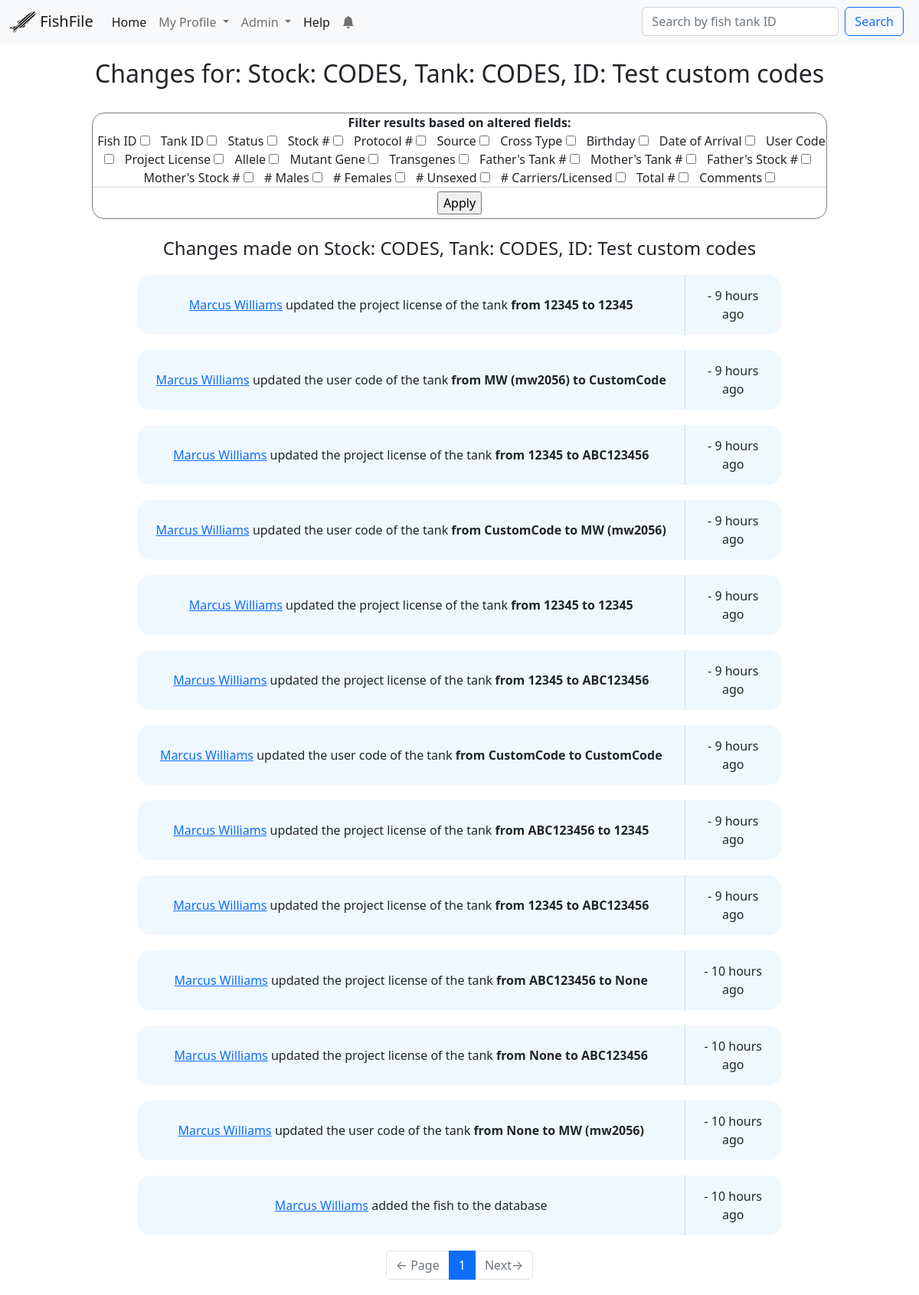
Screenshot of /fish/12/changes/all (signed in) with the database file from the repository.
### app/models.py (models this page shows, shortened)
class Fish(db.Model):
    id = db.Column(db.Integer, primary_key=True)
    fish_id = db.Column(db.String(264), index=True)
    tank_id = db.Column(db.String(32), index=True)
    status = db.Column(db.String(32), index=True, default="Alive")
    stock = db.Column(db.String(32), index=True)
    source = db.Column(db.String(32))
    protocol = db.Column(db.Integer, index=True)
    birthday = db.Column(db.Date, index=True)
    date_of_arrival = db.Column(db.Date, index=True)
    months = db.Column(db.Integer, default=0)
    age_reminder = db.Column(db.String(64), default="Not sent")
    mutant_gene = db.Column(db.Text())
    transgenes = db.Column(db.Text())
    cross_type = db.Column(db.String(64))
    comments = db.Column(db.Text())
    added = db.Column(db.DateTime, default=datetime.utcnow)
    father_id = db.Column(db.Integer, db.ForeignKey("fish.id"))
    mother_id = db.Column(db.Integer, db.ForeignKey("fish.id"))
    fathered = db.relationship(
        "Fish", backref=db.backref("father", remote_side=[id]), foreign_keys=[father_id]
    )
    mothered = db.relationship(
        "Fish", backref=db.backref("mother", remote_side=[id]), foreign_keys=[mother_id]
    )
    project_license_holder_id = db.Column(
        db.Integer, db.ForeignKey("user.project_license")
    )
    project_license_holder = db.relationship(
        "User", foreign_keys=[project_license_holder_id], backref="fish_on_license"
    )
    user_code_id = db.Column(db.Integer, db.ForeignKey("user.id"))
    user_code = db.relationship(
        "User", foreign_keys=[user_code_id], backref="users_fish"
    )
    males = db.Column(db.Integer)
    females = db.Column(db.Integer)
    unsexed = db.Column(db.Integer)
    carriers = db.Column(db.Integer)
    total = db.Column(db.Integer)
    links = db.Column(db.Text())
    origin_tank_id = db.Column(db.Integer, db.ForeignKey("fish.id"))
    origin_for = db.relationship(
        "Fish",
        backref=db.backref("origin", remote_side=[id]),
        foreign_keys=[origin_tank_id],
    )
    changes = db.relationship(
        "Change", backref="fish", lazy="dynamic", cascade="all, delete"
    )
    notifications = db.relationship(
        "Notification", backref="fish", lazy="dynamic", cascade="all, delete"
    )
    reminders = db.relationship(
        "Reminder", backref="fish", lazy="dynamic", cascade="all, delete"
    )
    alleles = db.relationship(
        "Allele", backref="fish", lazy="dynamic", cascade="all, delete"
    )
    photos = db.relationship(
        "Photo", backref="fish", lazy="dynamic", cascade="all, delete"
    )
    system = db.Column(db.String(64), default="New")
    old_code = db.Column(db.String(64))
    old_license = db.Column(db.String(64))
    old_mID = db.Column(db.String(64))
    old_mStock = db.Column(db.String(64))
    old_fID = db.Column(db.String(64))
    old_fStock = db.Column(db.String(64))
    old_birthday = db.Column(db.String(64))
    old_arrival = db.Column(db.String(64))
    old_allele = db.Column(db.String(64))
    def __repr__(self):
        return f"Stock: {self.stock}, Tank: {self.tank_id}, ID: {self.fish_id}"

class Change(db.Model):
    id = db.Column(db.Integer, primary_key=True)
    user_id = db.Column(db.Integer, db.ForeignKey("user.id"))
    fish_id = db.Column(db.Integer, db.ForeignKey("fish.id"))
    action = db.Column(db.String(64))
    contents = db.Column(db.String(64))
    field = db.Column(db.String(64))
    old = db.Column(db.Text())
    new = db.Column(db.Text())
    time = db.Column(db.DateTime, default=datetime.utcnow)
    note = db.Column(db.Text())
    notification_id = db.Column(db.Integer, db.ForeignKey("notification.id"))

class User(UserMixin, db.Model):
    id = db.Column(db.Integer, primary_key=True)
    first_name = db.Column(db.String(64), index=True)
    last_name = db.Column(db.String(64), index=True)
    email = db.Column(db.String(120), index=True, unique=True)
    username = db.Column(db.String(64), index=True)
    password_hash = db.Column(db.String(128))
    last_seen = db.Column(db.DateTime, default=datetime.utcnow)
    is_verified = db.Column(db.Boolean, default=False)
    project_license = db.Column(db.String(120))
    personal_license = db.Column(db.String(120))
    personal_document = db.Column(db.Boolean, default=False)
    project_document = db.Column(db.Boolean, default=False)
    role = db.Column(db.String(32), default="User")
    code = db.Column(db.String(32), index=True)
    changes = db.relationship("Change", backref="user", lazy="dynamic")
    notifications = db.relationship(
        "Notification", backref="user", lazy="dynamic", cascade="all, delete"
    )
    last_notification_read_time = db.Column(db.DateTime)
    reminders = db.relationship(
        "Reminder", backref="user", lazy="dynamic", cascade="all, delete"
    )
    def isOwner(self):
        return self.role == "Owner"
    def isAdmin(self):
        return self.role in ("Admin", "Owner")
    def new_notifications(self):
        last_read_time = self.last_notification_read_time or datetime(1900, 1, 1)
        return (
            Notification.query.filter_by(user=self)
            .filter(Notification.time > last_read_time)
            .count()
        )

### app/main/routes.py (the view, shortened to what this page needs)
@bp.route("/fish/<id>/changes/<filters>", methods=["GET", "POST"])
@login_required
@requires_roles("User", "Researcher", "Admin", "Owner")
def fishchange(id, filters="all"):
    fish = Fish.query.filter_by(id=id).first_or_404()
    form = FilterChanges()
    title = f"Fish History ({fish.stock})"
    page = request.args.get("page", 1, type=int)
    filter_list = filters.split(" ")
    if filters == "all":
        changes = (
            Change.query.filter_by(fish_id=id)
            .order_by(Change.time.desc())
            .paginate(page, current_app.config["CHANGES_PER_PAGE"], False)
        )
    next_url = (
        url_for("main.fishchange", id=fish.id, filters=filters, page=changes.next_num)
        if changes.has_next
        else None
    )
    prev_url = (
        url_for("main.fishchange", id=fish.id, filters=filters, page=changes.prev_num)
        if changes.has_prev
        else None
    )
    return render_template(
        "fishchanges.html",
        fish=fish,
        changes=changes.items,
        filters=filter_list,
        form=form,
        title=title,
        pagination=changes,
        next_url=next_url,
        prev_url=prev_url,
    )

### app/templates/fishchanges.html (shortened to what this page needs)
{% extends "base.html" %}
{% block content %}
    <h2>Changes for: {{fish}}</h2>
    <br>
    <div id="filterChangeForm">
        <b>Filter results based on altered fields:</b>
        <form action="", method = "post">
            {%for field in form%}
                <tr>
                {% if field.type == "BooleanField" %}
                    {% if field.id in filters%}
                        <span class="filterChangeOption">{{ field.label }} {{ field(checked=True) }}</span>
                    {%else%}
                        <span class="filterChangeOption">{{ field.label }} {{ field }}</span>
                    {%endif%}
                {% elif field.type == "SubmitField"%}
                    <div id="filterChangesSubmit">{{ field() }}</div>
                {% endif %}
                </tr>
            {%endfor%}
        </form>
    </div>
    <br>
    {% if changes %}
        <h4>Changes made on {{fish}}</h4>
            {%for change in changes%}
                {%include 'subtemplates/_fishchange.html'%}
            {%endfor%}
            <div id="pageNavigation">
                <nav aria-label="Page navigation">
                    <ul class="pagination justify-content-center">
                        <li class=" page-item {% if not prev_url %} disabled{% endif %}">
                            <a class=" page-link" href="{{ prev_url or '#' }}">
                                <span aria-hidden="true">&larr;</span> Page
                            </a>
                        </li>
                        {% for page in pagination.iter_pages(1,2,3,1) %}
                            {% if page %}
                                {% if page != pagination.page %}
                                    {%if filters == ["all"]%}
                                        <li class = "page-item"><a class = "page-link" href="{{url_for('main.fishchange',id=fish.id,filters = ' '.join(filters), page=page)}}">{{ page }}</a></li>
                                    {%else%}
                                        <li class = "page-item"><a class = "page-link" href="{{url_for('main.fishchange',id=fish.id, filters = ' '.join(filters), page=page)}}">{{ page }}</a></li>
                                    {%endif%}
                                {% else %}
                                    <li class="page-item active"><a class = "page-link">{{ page }}</a></li>
                                {% endif %}
                            {% else %}
                                <li class="page-item disabled"><a class = "page-link" >…</a></li>
                            {% endif %}
                        {% endfor %}
                        <li class="page-item {% if not next_url %} disabled{% endif %}">
                            <a class=" page-link" href="{{ next_url or '#' }}">
                                Next<span aria-hidden="true">&rarr;</span>
                            </a>
                        </li>
                    </ul>
                </nav>
            </div>
    {%else%}
        <p>There are no changes to show...</p>
    {%endif%}
{%endblock%}

### app/templates/base.html (shortened to what this page needs)
<!DOCTYPE html>
<html lang="en">
  <head>
    <link
      href="https://cdn.jsdelivr.net/npm/bootstrap@5.2.0-beta1/dist/css/bootstrap.min.css"
      rel="stylesheet"
    />
    <link rel="stylesheet" href="https://cdn.jsdelivr.net/npm/bootstrap-icons@1.8.3/font/bootstrap-icons.css">
    <link
      rel="stylesheet"
      href="{{url_for('static', filename='styles/style.css')}}"
    />
  </head>
  <body>
    <nav class="navbar navbar-expand-lg bg-light" id="mainNavbar">
      <div class="container-fluid">
        <a class="navbar-brand" href="{{url_for('main.index')}}">
          <img
            src="/static/pictures/logo.svg"
            alt=""
            width="35"
            height="30"
            class="d-inline-block align-text-top"
          />
          {{config["WEBSITE_NAME"]}}
        </a>
        <div class="collapse navbar-collapse" id="navbarSupportedContent">
          <ul class="navbar-nav me-auto mb-2 mb-lg-0">
            <li class="nav-item">
              <a
                class="nav-link active"
                aria-current="page"
                href="{{url_for('main.index')}}"
                >Home</a
              >
            </li>
              {% if current_user.is_anonymous %}
              <a
                class="nav-link active"
                aria-current="page"
                href="{{url_for('auth.login')}}"
              >
                Login
              </a>
              {%else%}
                <li class="nav-item dropdown">
                  <a
                    class="nav-link dropdown-toggle"
                    href="#"
                    id="profileDropdown"
                    role="button"
                    data-bs-toggle="dropdown"
                    aria-expanded="false"
                    id="profileDropdown"
                  >
                    My Profile
                  </a>
                </li>
                {%if current_user.isAdmin()%}
                  <li class="nav-item dropdown">
                    <a
                      class="nav-link dropdown-toggle"
                      href="#"
                      id="ownerDropdown"
                      role="button"
                      data-bs-toggle="dropdown"
                      aria-expanded="false"
                    >
                      Admin
                    </a>
                  </li>
                {%endif%}
                <li class="nav-item">
                  <a
                    class="nav-link active"
                    aria-current="page"
                    href="{{url_for('main.guides')}}"
                    >Help</a
                  >
                </li>
                <li class="nav-item dropdown">
                  <a class="nav-link"
                  href="#"
                  id="notifsDropdown"
                  role="button"
                  data-bs-toggle="dropdown"
                  aria-expanded="false"
                  onclick="resetNotificationCount()"
                  >
                  <i class="bi bi-bell-fill"></i>
                    {% set new_notifications = current_user.new_notifications() %}
                  </a>
                </li>
                {% if g.search_form %}
                  <form class="d-flex" role="search" method="get" id="simpleSearchForm"
                          action="{{ url_for('main.simplesearch') }}">
                          {{ g.search_form.search(size=20, class='form-control me-2', type='Search', placeholder=g.search_form.search.label.text) }} {{ g.search_form.submit(id="simpleSearchSubmit", class='btn btn-outline-primary') }}
                  </form>
                {% endif %}
              {%endif%}
        </div>
      </div>
    </nav>
    <div id="mainContainer">
      {% block content %}{% endblock %}
    </div>
  </body>
</html>

### app/templates/subtemplates/_fishchange.html (shortened to what this page needs)
{%if change.action == "Added"%}
<table class="fishChange" >
    <tr class="fishChangeRow">
        <td class = "fishChangeDetails"><a href="{{url_for('main.user', username = change.user.username)}}">{{change.user.first_name}} {{change.user.last_name}}</a> added the fish to the database</td>
        <td> - {{ moment(change.time).fromNow() }} </td>
    </tr>
</table>
{%elif change.action == "Updated"%}
    {%if change.contents in ["links", "photos"]%}
        <table class="fishChange">
            <tr class="fishChangeRow">
                <td class = "fishChangeDetails"><a href="{{url_for('main.user', username = change.user.username)}}">{{change.user.first_name}} {{change.user.last_name}}</a> updated the {{change.contents}} of the tank</td>
                <td> - {{ moment(change.time).fromNow() }} </td>
            </tr>
        </table>
    {%else%}
        <table class="fishChange">
            <tr class="fishChangeRow">
                <td class = "fishChangeDetails"><a href="{{url_for('main.user', username = change.user.username)}}">{{change.user.first_name}} {{change.user.last_name}}</a> updated the {{change.contents}} of the tank <b>from {{change.old}} to {{change.new}}</b></td>
                <td> - {{ moment(change.time).fromNow() }} </td>
            </tr>
        </table>
    {%endif%}
{%endif%}

### rows the page displays
Fish: stock+tank+fish "Stock: CODES, Tank: CODES, ID: Test custom codes"
Change: user.first_name "Marcus", user.last_name "Williams", contents "project license", old "12345", new "12345", time "9 hours ago"
Change: user.first_name "Marcus", user.last_name "Williams", contents "user code", old "MW (mw2056)", new "CustomCode", time "9 hours ago"
Change: user.first_name "Marcus", user.last_name "Williams", contents "project license", old "12345", new "ABC123456", time "9 hours ago"
Change: user.first_name "Marcus", user.last_name "Williams", contents "user code", old "CustomCode", new "MW (mw2056)", time "9 hours ago"
Change: user.first_name "Marcus", user.last_name "Williams", contents "project license", old "12345", new "12345", time "9 hours ago"
Change: user.first_name "Marcus", user.last_name "Williams", contents "project license", old "12345", new "ABC123456", time "9 hours ago"
Change: user.first_name "Marcus", user.last_name "Williams", contents "user code", old "CustomCode", new "CustomCode", time "9 hours ago"
Change: user.first_name "Marcus", user.last_name "Williams", contents "project license", old "ABC123456", new "12345", time "9 hours ago"
Change: user.first_name "Marcus", user.last_name "Williams", contents "project license", old "12345", new "ABC123456", time "9 hours ago"
Change: user.first_name "Marcus", user.last_name "Williams", contents "project license", old "ABC123456", new "None", time "10 hours ago"
Change: user.first_name "Marcus", user.last_name "Williams", contents "project license", old "None", new "ABC123456", time "10 hours ago"
Change: user.first_name "Marcus", user.last_name "Williams", contents "user code", old "None", new "MW (mw2056)", time "10 hours ago"
Change: user.first_name "Marcus", user.last_name "Williams", time "10 hours ago"

### other values shown
{{ config["WEBSITE_NAME"] }} "FishFile"
{{ field.label }} "Fish ID" "Tank ID" "Status" "Stock #" "Protocol #" "Source" "Cross Type" "Birthday" "Date of Arrival" "User Code" "Project License" "Allele" "Mutant Gene" "Transgenes" "Father's Tank #" "Mother's Tank #" "Father's Stock #" "Mother's Stock #" "# Males" "# Females" "# Unsexed" "# Carriers/Licensed" "Total #" "Comments"
{{ page }} "1"
